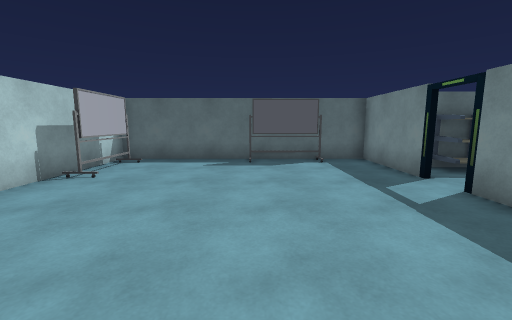
[1] (above)

18 first-person views from a walk through a Unity game level. The camera is 1.4 m above the floor, tilts 8° down and sees 90° across. The floor is counted in squares, 1 m on a side. Each view is taken from the middle of a square. On the plan, view 1 faces up. The plan holds only what a view shows up to about 13 squares ahead; the rest is blank. The place goes on beyond the plan. Some animated figures are left out. Door leaves are left out, so doorways stand open. Some surface patterns are stand-ins.

[2]
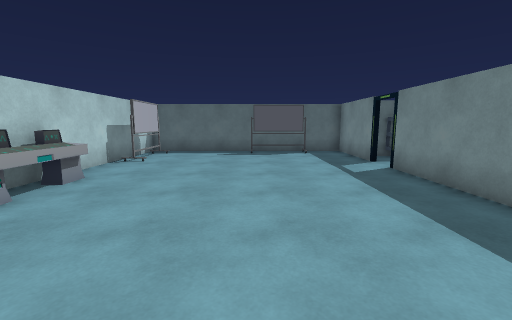

[3]
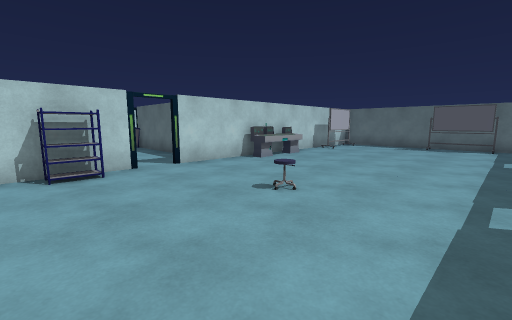

[4]
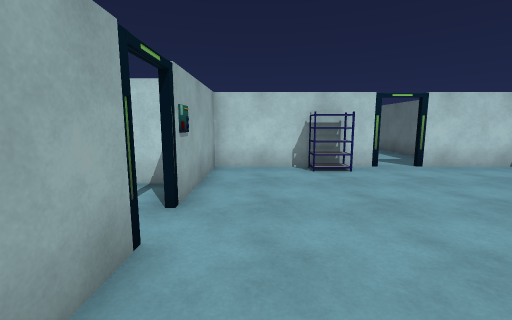

[5]
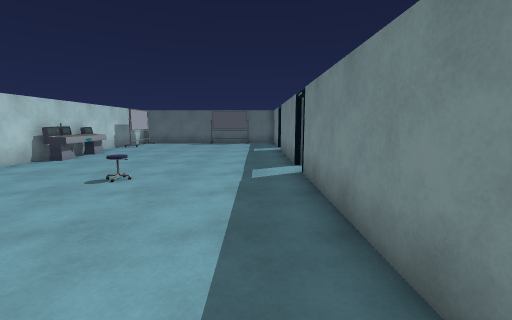

[6]
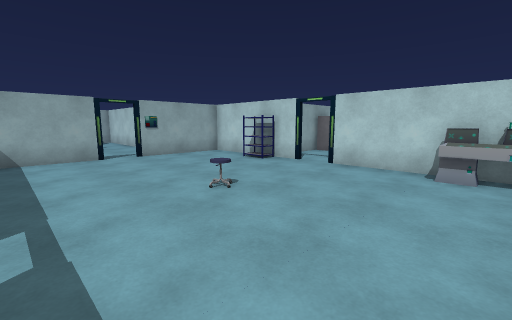

[7]
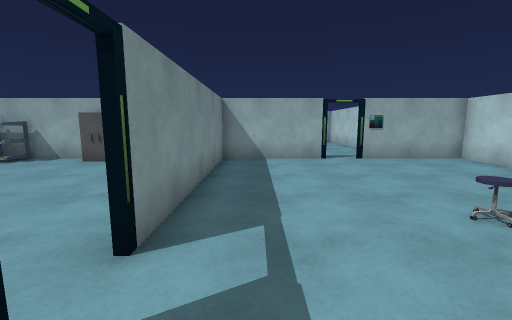

[8]
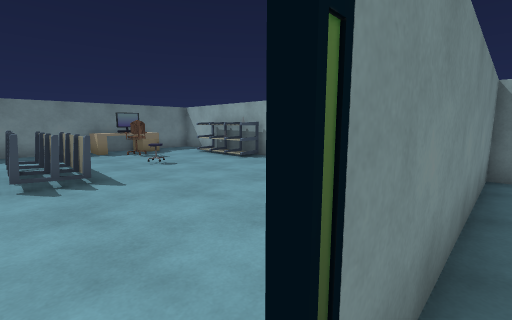

[9]
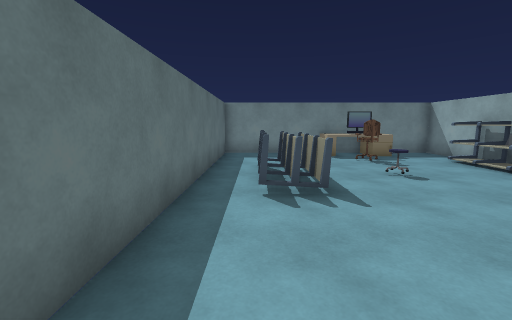

[10]
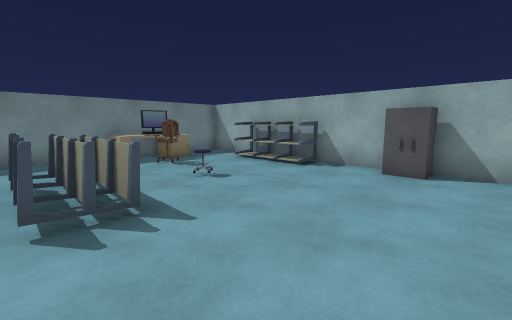

[11]
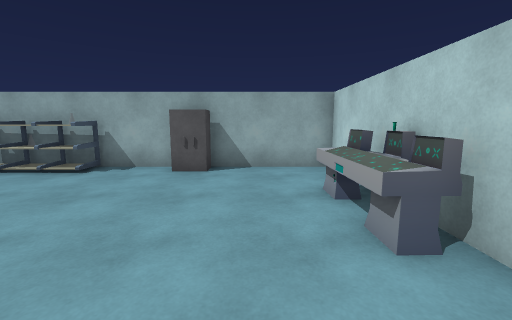

[12]
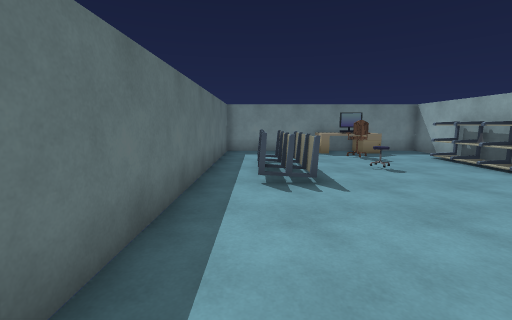

[13]
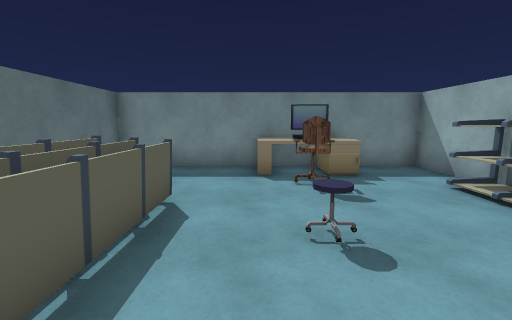

[14]
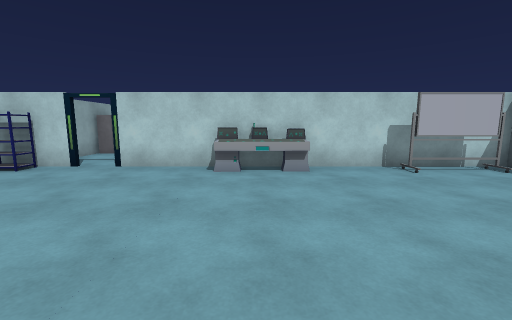

[15]
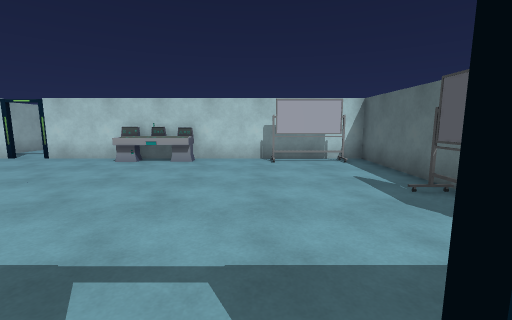

[16]
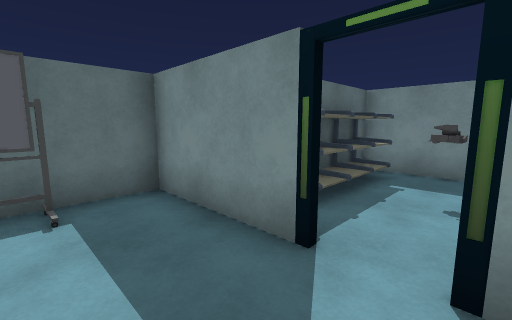

[17]
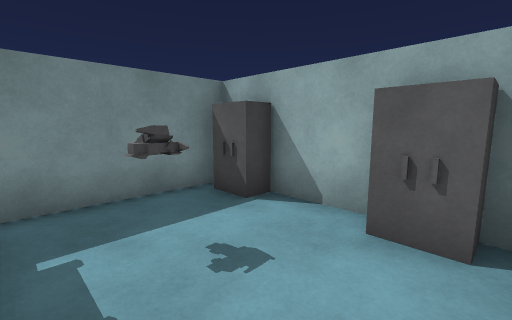

[18]
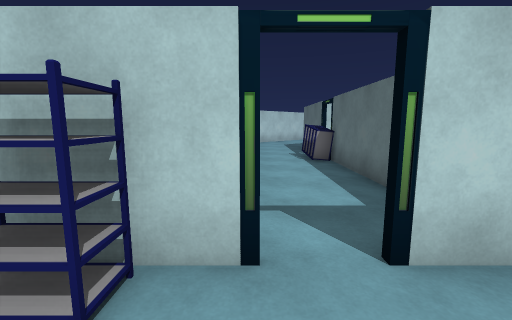

### Floor plan
Ten units are one square. View 1 is at (0, 0); x grows to the right and y downward. Boxes are objects, and circles mark ways between rooms. Rooms are numbered by the first view taken in them; rooms with no view inside come last. Other rooms are left out.
<svg viewBox="-65 -110 255 210">
<path fill="none" stroke="#000" d="M44 4 44 -52M-54 39 -54 94 -11 94M44 -65 44 -103 24 -103M5 -103 -54 -103 -54 28M1 94 41 94M44 94 44 15M45 34 45 94M154 94 185 94 185 -5 62 -5M41 94 115 94M49 -31 85 -31M100 -34 100 -83"/>
<rect x="-55" y="45" width="10" height="20" fill="#bbb"><title>shelf</title></rect>
<rect x="-55" y="-35" width="10" height="30" fill="#bbb"><title>console</title></rect>
<rect x="-55" y="-95" width="10" height="30" fill="#bbb"><title>other object</title></rect>
<rect x="-15" y="25" width="10" height="10" fill="#bbb"><title>stool</title></rect>
<rect x="5" y="-105" width="20" height="10" fill="#bbb"><title>other object</title></rect>
<rect x="45" y="35" width="10" height="30" fill="#bbb"><title>console</title></rect>
<rect x="85" y="85" width="10" height="10" fill="#bbb"><title>locker</title></rect>
<rect x="105" y="5" width="40" height="20" fill="#bbb"><title>shelf</title></rect>
<rect x="115" y="75" width="40" height="20" fill="#bbb"><title>shelf</title></rect>
<rect x="125" y="45" width="10" height="10" fill="#bbb"><title>stool</title></rect>
<rect x="155" y="45" width="10" height="20" fill="#bbb"><title>chair</title></rect>
<rect x="165" y="55" width="20" height="20" fill="#bbb"><title>desk</title></rect>
<rect x="165" y="45" width="20" height="20" fill="#bbb"><title>monitor</title></rect>
<rect x="165" y="35" width="20" height="10" fill="#bbb"><title>desk</title></rect>
<rect x="55" y="-45" width="10" height="20" fill="#bbb"><title>locker</title></rect>
<rect x="55" y="-85" width="40" height="20" fill="#bbb"><title>shelf</title></rect>
<rect x="75" y="-65" width="10" height="10" fill="#bbb"><title>other object</title></rect>
<rect x="85" y="-45" width="10" height="20" fill="#bbb"><title>locker</title></rect>
<circle cx="40" cy="10" r="3" fill="#2a7"/>
<circle cx="40" cy="50" r="3" fill="#2a7"/>
<circle cx="40" cy="-60" r="3" fill="#2a7"/>
<text x="-10" y="-10">1</text>
<text x="110" y="40">2</text>
<text x="70" y="-60">3</text>
</svg>
Room 1 opens to room 2. Room 1 opens to room 3.

Where each view was taken, in squares from view 1:
view 1: 0 up, 0 right, facing up
view 2: 3 down, 0 right, facing up
view 3: 7 down, 3 right, facing up-left
view 4: 8 down, 3 right, facing left
view 5: 9 down, 3 right, facing up
view 6: 2 up, 3 right, facing down-left
view 7: 1 up, 3 right, facing down
view 8: 1 down, 4 right, facing down-right
view 9: 1 down, 6 right, facing right
view 10: 1 down, 7 right, facing down-right
view 11: 1 down, 7 right, facing down
view 12: 1 down, 5 right, facing right
view 13: 4 down, 10 right, facing right
view 14: 2 up, 3 right, facing left
view 15: 6 up, 5 right, facing left
view 16: 5 up, 2 right, facing up-right
view 17: 7 up, 5 right, facing down-right
view 18: 4 down, 3 left, facing left
